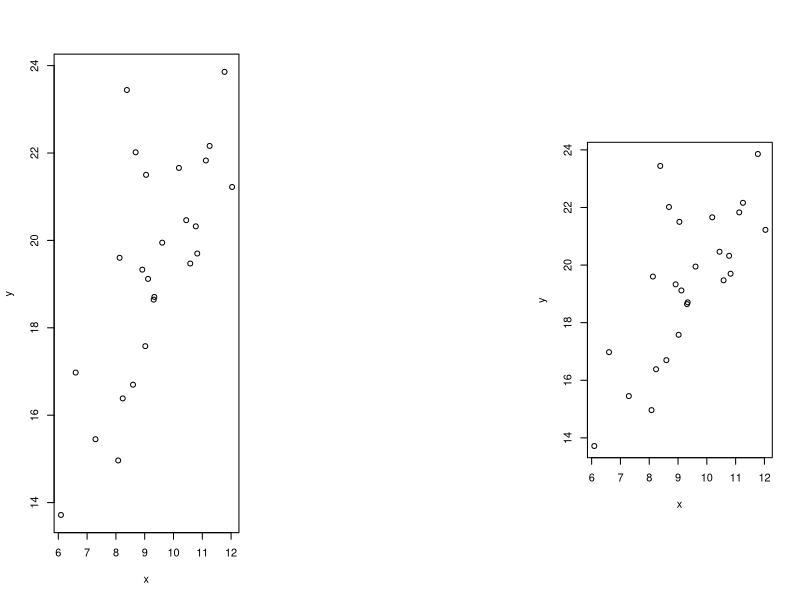
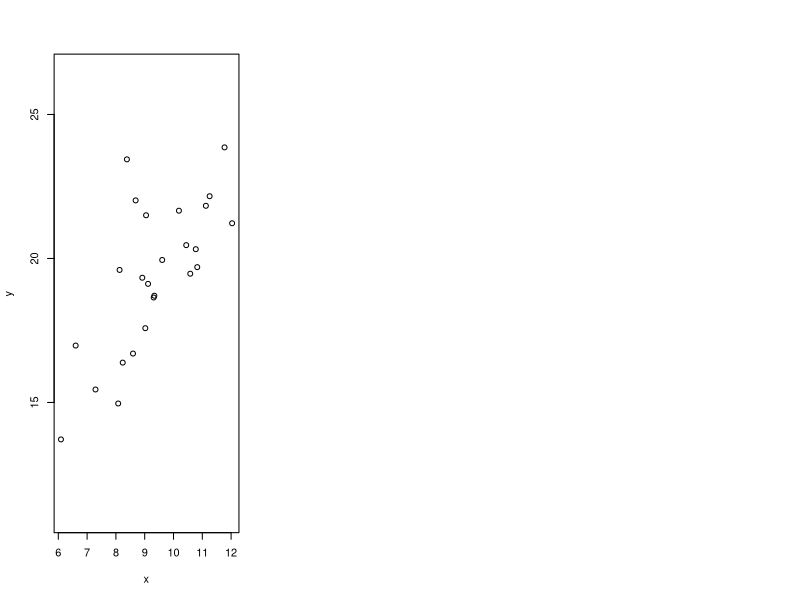

The R script that drew these images, in order:
library(TeachingDemos)


### Name: squishplot
### Title: Squish the plotting area to a specified aspect ratio
### Aliases: squishplot
### Keywords: dplot

### ** Examples

x <- rnorm(25, 10, 2 )
y <- 5 + 1.5*x + rnorm(25,0,2)

par(mfrow=c(1,3))
plot(x,y)

op <- squishplot(x,y,1)
plot(x,y)
par(op)

plot(x,y, asp=1)
